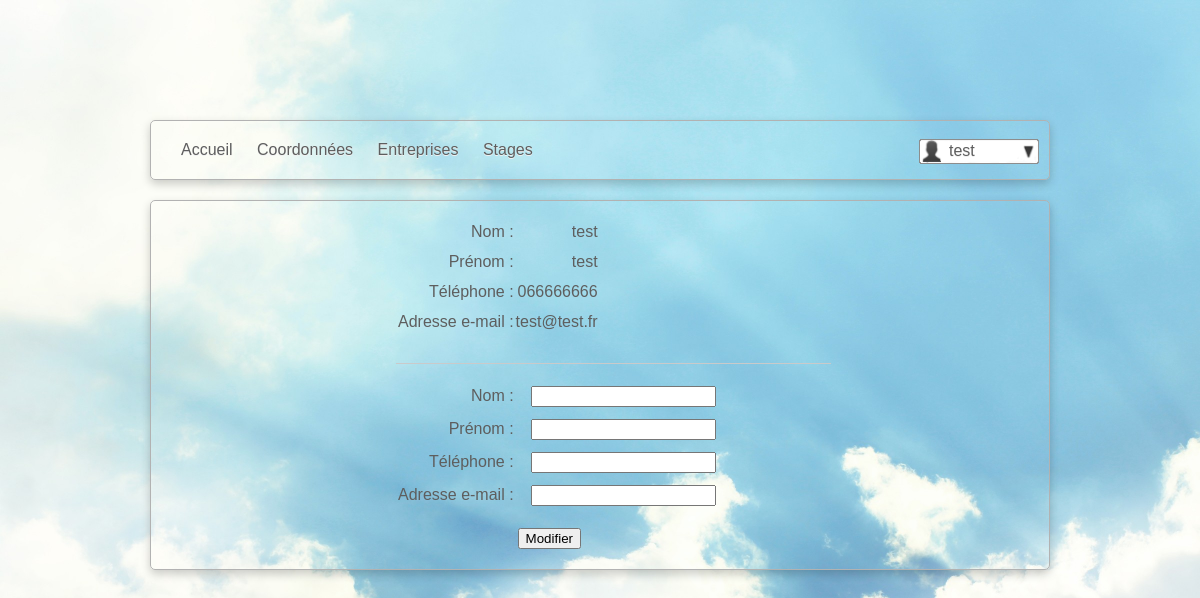
The app's page /controleur/ctrlCoordonnees.inc.php (signed in) with its own data.
### tables this page shows
CREATE TABLE IF NOT EXISTS `PERSONNE` (
  `IDPERSONNE` varchar(10) NOT NULL,
  `NOM` varchar(30) NOT NULL,
  `NUM_TEL` char(10) DEFAULT NULL,
  `ADRESSE_MAIL` varchar(30) DEFAULT NULL,
  `PRENOM` varchar(20) NOT NULL,
  PRIMARY KEY (`IDPERSONNE`)
);

### controleur/ctrlCoordonnees.inc.php (called while the page is built, shortened)
<?php
include_once("./modele/modele.inc.php");
$res=coordonneesUtilisateur();
include("./vue/template.inc.php");
?>

### modele/modele.inc.php (called while the page is built, shortened)
<?php
function coordonneesUtilisateur(){
    $connexion = mysql_connect('localhost', 'root', 'root');
    $login=$_SESSION['login'];
    $sql= "SELECT NOM, NUM_TEL, ADRESSE_MAIL, PRENOM FROM UTILISATEUR INNER JOIN PERSONNE ON UTILISATEUR.IDPERSONNE = PERSONNE.IDPERSONNE WHERE LOGIN ='$login'";
    $resultat= mysql_query($sql,$connexion);
    while ($ligne=mysql_fetch_assoc($resultat))  {
        $Retour["nom"] = $ligne['NOM'];
        $Retour["prenom"] = $ligne['PRENOM'];
        $Retour["tel"]= $ligne['NUM_TEL'];
        $Retour["mail"]= $ligne['ADRESSE_MAIL'];
    }
    return $Retour;
}
?>

### vue/vueCoordonnees.inc.php (the view)
<?php
        $nomCoor= $res['nom'];
        $prenomCoor= $res['prenom'];
        $telCoor= $res['tel'];
        $addCoor= $res['mail'];
?>
<div class="contenu">
   <div class="topCoord">
       <table>
           <tr>
               <td>Nom :</td>
               <td class="rep"><?php echo $nomCoor; ?></td>
           </tr>
           <tr>
               <td>Prénom :</td>
               <td class="rep"><?php echo $prenomCoor; ?></td>
           </tr>
           <tr>
               <td>Téléphone :</td>
               <td class="rep"><?php echo $telCoor; ?></td>
           </tr>
           <tr>
               <td>Adresse e-mail :</td>
               <td class="rep"><?php echo $addCoor; ?></td>
           </tr>
       </table>
       <div class="separation"></div>
       <form action="">
           <table>
               <tr>
                   <td>Nom :</td>
                   <td><input id="nom" type="text" value="" name="nom"></td>
               </tr>
               <tr>
                   <td>Prénom :</td>
                   <td><input id="prenom" type="text" value="" name="prenom"></td>
               </tr>
               <tr>
                   <td>Téléphone :</td>
                   <td><input id="tel" type="text" value="" name="tel"></td>
               </tr>
               <tr>
                   <td>Adresse e-mail :</td>
                   <td><input id="email" type="text" value="" name="email"></td>
               </tr>
           </table>
           <input class="submit" type="submit" value="Modifier">
       </form>
   </div>
</div>

### vue/css/style.css (style rules this page uses)
html, body, div, span, applet, object, iframe, h1, h2, h3, h4, h5, h6, p, blockquote, pre, a, abbr, acronym, address, big, cite, code, del, dfn, em, img, ins, kbd, q, s, samp, small, strike, strong, sub, sup, tt, var, b, u, i, center, dl, dt, dd, ol, ul, li, fieldset, form, label, legend, table, caption, tbody, tfoot, thead, tr, th, td, section, aside, canvas, details, embed, figure, figcaption, footer, header, hgroup, menu, nav, output, ruby, section, summary, time, mark, audio, video { border: 0 none; font: inherit; margin: 0; padding: 0; vertical-align: baseline; }
body { background: url("../img/fond2.jpg") no-repeat center center fixed; background-attachment: fixed; background-position: center; -webkit-background-size: cover; -moz-background-size: cover; -o-background-size: cover; background-size: cover; font-family: Helvetica,sans-serif; }
article .contenu { margin: 20px; width: 860px; }
article .topCoord { margin-left: 225px; text-align: right; }
article td { padding-bottom: 10px; }
article td input { margin-left: 15px; }
article .separation { margin-right: 200px; margin-top: 20px; margin-bottom: 20px; border-top: 1px solid #cacaca; }
article .submit { margin-top: 10px; margin-right: 450px; }

### records on screen
personne: NOM "test", PRENOM "test", NUM_TEL "066666666", ADRESSE_MAIL "test@test.fr"

### other values on screen
$_SESSION['login'] "test"
